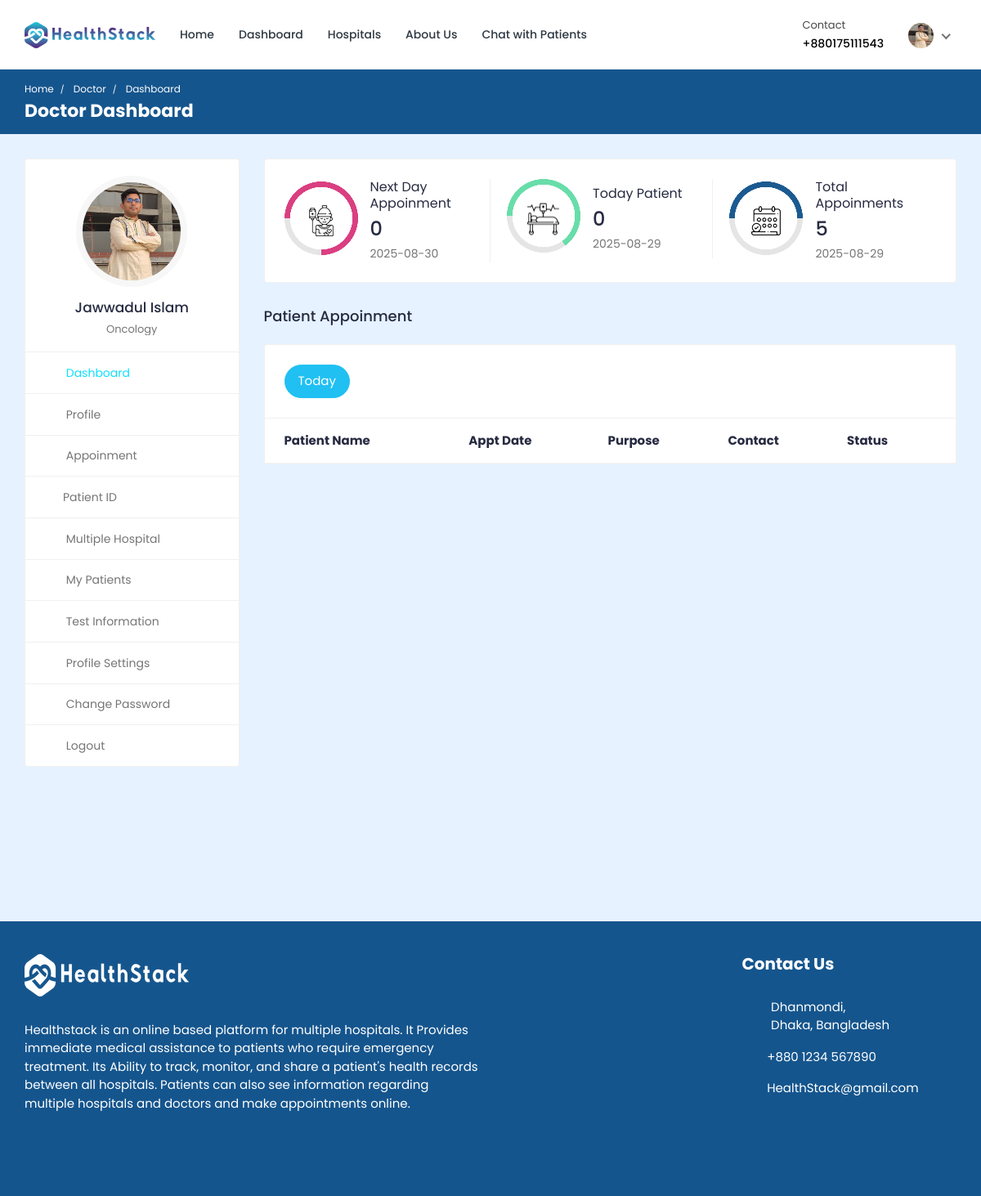
Page /doctor/doctor-dashboard/ (signed in) on the committed database.
### doctor/models.py (models this page shows, shortened)
class Doctor_Information(models.Model):
    DOCTOR_TYPE = (
        ('Cardiologists', 'Cardiologists'),
        ('Neurologists', 'Neurologists'),
        ('Pediatricians', 'Pediatricians'),
        ('Physiatrists', 'Physiatrists'),
        ('Dermatologists', 'Dermatologists'),
    )
    doctor_id = models.AutoField(primary_key=True)
    user = models.OneToOneField(User, on_delete=models.CASCADE, null=True, blank=True, related_name='profile')
    name = models.CharField(max_length=200, null=True, blank=True)
    username = models.CharField(max_length=200, null=True, blank=True)
    gender = models.CharField(max_length=200, null=True, blank=True)
    description = models.TextField(max_length=1000, null=True, blank=True)
    department = models.CharField(max_length=200, choices=DOCTOR_TYPE, null=True, blank=True)
    department_name = models.ForeignKey(hospital_department, on_delete=models.SET_NULL, null=True, blank=True)
    specialization = models.ForeignKey(specialization, on_delete=models.SET_NULL, null=True, blank=True)
    featured_image = models.ImageField(upload_to='doctors/', default='doctors/user-default.png', null=True, blank=True)
    certificate_image = models.ImageField(upload_to='doctors_certificate/', default='doctors_certificate/default.png', null=True, blank=True)
    email = models.EmailField(max_length=200, null=True, blank=True)
    phone_number = models.CharField(max_length=200, null=True, blank=True)
    nid = models.CharField(max_length=200, null=True, blank=True)
    visiting_hour = models.CharField(max_length=200, null=True, blank=True)
    consultation_fee = models.IntegerField(null=True, blank=True)
    report_fee = models.IntegerField(null=True, blank=True)
    dob = models.CharField(max_length=200, null=True, blank=True)
    institute = models.CharField(max_length=200, null=True, blank=True)
    degree = models.CharField(max_length=200, null=True, blank=True)
    completion_year = models.CharField(max_length=200, null=True, blank=True)
    work_place = models.CharField(max_length=200, null=True, blank=True)
    designation = models.CharField(max_length=200, null=True, blank=True)
    start_year = models.CharField(max_length=200, null=True, blank=True)
    end_year = models.CharField(max_length=200, null=True, blank=True)
    register_status =  models.CharField(max_length=200, null=True, blank=True)
    hospital_name = models.ForeignKey(Hospital_Information, on_delete=models.SET_NULL, null=True, blank=True)

### hospital_admin/models.py (models this page shows, shortened)
class specialization(models.Model):
    specialization_id = models.AutoField(primary_key=True)
    specialization_name = models.CharField(max_length=200, null=True, blank=True)
    hospital = models.ForeignKey(Hospital_Information, on_delete=models.CASCADE, null=True, blank=True)

### doctor/views.py (the view)
# urls.py: path('doctor-dashboard/',views.doctor_dashboard, name='doctor-dashboard'),
@csrf_exempt
@login_required(login_url="doctor-login")
@cache_control(no_cache=True, must_revalidate=True, no_store=True)
def doctor_dashboard(request):
        if request.user.is_authenticated:
            if request.user.is_doctor:
                doctor = Doctor_Information.objects.get(user=request.user)
                current_date = datetime.date.today()
                current_date_str = str(current_date)
                today_appointments = Appointment.objects.filter(date=current_date_str).filter(doctor=doctor).filter(appointment_status='confirmed')
                next_date = current_date + datetime.timedelta(days=1) # next days date
                next_date_str = str(next_date)
                next_days_appointment = Appointment.objects.filter(date=next_date_str).filter(doctor=doctor).filter(Q(appointment_status='pending') | Q(appointment_status='confirmed')).count()
                today_patient_count = Appointment.objects.filter(date=current_date_str).filter(doctor=doctor).annotate(count=Count('patient'))
                total_appointments_count = Appointment.objects.filter(doctor=doctor).annotate(count=Count('id'))
            else:
                return redirect('doctor-logout')
            context = {'doctor': doctor, 'today_appointments': today_appointments, 'today_patient_count': today_patient_count, 'total_appointments_count': total_appointments_count, 'next_days_appointment': next_days_appointment, 'current_date': current_date_str, 'next_date': next_date_str}
            return render(request, 'doctor-dashboard.html', context)
        else:
            return redirect('doctor-login')

### templates/doctor-dashboard.html (shortened to what this page needs)
{% load static %}
<!DOCTYPE html>
<html lang="en">
  <head>
    <link
      rel="stylesheet"
      href="{% static 'HealthStack-System/css/Normal/bootstrap.min.css' %}"
    />
    <link
      rel="stylesheet"
      href="{% static 'HealthStack-System/plugins/Normal/fontawesome/css/fontawesome.min.css' %}"
    />
    <link
      rel="stylesheet"
      href="{% static 'HealthStack-System/plugins/Normal/fontawesome/css/all.min.css' %}"
    />
    <link
      rel="stylesheet"
      href="{% static 'HealthStack-System/css/Normal/style.css' %}"
    />
  </head>
  <body>
  {% if user.is_authenticated %}
    <div class="main-wrapper">
      <header class="header">{% include 'doctor-navbar.html' %}</header>
      <div class="breadcrumb-bar">
        <div class="container-fluid">
          <div class="row align-items-center">
            <div class="col-md-12 col-12">
              <nav aria-label="breadcrumb" class="page-breadcrumb">
                <ol class="breadcrumb">
                  <li class="breadcrumb-item">
                    <a href="{% url 'hospital_home'%}">Home</a>
                  </li>
                  <li class="breadcrumb-item active" aria-current="page">
                    Doctor
                  </li>
                  <li class="breadcrumb-item active" aria-current="page">
                    Dashboard
                  </li>
                </ol>
              </nav>
              <h2 class="breadcrumb-title">Doctor Dashboard</h2>{% include 'message.html' %}
            </div>
          </div>
        </div>
      </div>
      <div class="content">
        <div class="container-fluid">
          <div class="row">
            <div class="col-md-5 col-lg-4 col-xl-3 theiaStickySidebar">
              <div>{% include 'doctor-sidebar.html' %}</div>
            </div>
            <div class="col-md-7 col-lg-8 col-xl-9">
              <div class="row">
                <div class="col-md-12">
                  <div class="card dash-card">
                    <div class="card-body">
                      <div class="row">
                        <div class="col-md-12 col-lg-4">
                          <div class="dash-widget dct-border-rht">
                            <div class="circle-bar circle-bar1">
                              <div class="circle-graph1" data-percent="75">
                                <img
                                  src="{% static 'HealthStack-System/images/Normal/icon-01.png' %}"
                                  class="img-fluid"
                                  alt="patient"
                                />
                              </div>
                            </div>
                            <div class="dash-widget-info">
                              <h6>Next Day Appoinment</h6>
                              <h3>{{next_days_appointment}}</h3>
                              <p class="text-muted">{{next_date}}</p>
                            </div>
                          </div>
                        </div>
                        <div class="col-md-12 col-lg-4">
                          <div class="dash-widget dct-border-rht">
                            <div class="circle-bar circle-bar2">
                              <div class="circle-graph2" data-percent="65">
                                <img
                                  src="{% static 'HealthStack-System/images/Normal/icon-02.png' %}"
                                  class="img-fluid"
                                  alt="Patient"
                                />
                              </div>
                            </div>
                            <div class="dash-widget-info">
                              <h6>Today Patient</h6>
                              <h3>{{today_patient_count.count}}</h3>
                              <p class="text-muted">{{current_date}}</p>
                            </div>
                          </div>
                        </div>
                        <div class="col-md-12 col-lg-4">
                          <div class="dash-widget">
                            <div class="circle-bar circle-bar3">
                              <div class="circle-graph3" data-percent="50">
                                <img
                                  src="{% static 'HealthStack-System/images/Normal/icon-03.png' %}"
                                  class="img-fluid"
                                  alt="Patient"
                                />
                              </div>
                            </div>
                            <div class="dash-widget-info">
                              <h6>Total Appoinments</h6>
                              <h3>{{total_appointments_count.count}}</h3>
                              <p class="text-muted">{{current_date}}</p>
                            </div>
                          </div>
                        </div>
                      </div>
                    </div>
                  </div>
                </div>
              </div>
              <div class="row">
                <div class="col-md-12">
                  <h4 class="mb-4">Patient Appoinment</h4>
                  <div class="appointment-tab">
                    <ul class="nav nav-tabs nav-tabs-solid nav-tabs-rounded">
                      <li class="nav-item">
                        <a
                          class="nav-link active"
                          href="#today-appointments"
                          data-toggle="tab"
                          >Today</a
                        >
                      </li>
                    </ul>
                      <div class="tab-pane" id="today-appointments">
                        <div class="card card-table mb-0">
                          <div class="card-body">
                            <div class="table-responsive">
                              <table
                                class="table table-hover table-center mb-0"
                              >
                                <thead>
                                  <tr>
                                    <th>Patient Name</th>
                                    <th>Appt Date</th>
                                    <th>Purpose</th>
                                    <th>Contact</th>
                                    <th>Status</th>
                                  </tr>
                                </thead>
                              </table>
                            </div>
                          </div>
                        </div>
                      </div>
                    </div>
                  </div>
                </div>
              </div>
            </div>
          </div>
        </div>
      </div>
      {% include 'footer.html' %}
  {% else %}
  <p> You are not logged in </p>
  {% endif %}
  </body>
</html>

### templates/doctor-navbar.html (shortened to what this page needs)
{% load static %}
<nav class="navbar navbar-expand-lg header-nav">
  <div class="navbar-header">
    <a href="{% url 'hospital_home'%}" class="navbar-brand logo">
      <img
        src="{% static 'HealthStack-System/images/Normal/logo.jpg' %}"
        class="img-fluid"
        alt="Logo"
      />
    </a>
  </div>
  <div class="main-menu-wrapper">
    <ul class="main-nav">
      <li>
        <a href="{% url 'hospital_home'%}">Home</a>
      </li>
      <li>
        <a href="{% url 'doctor-dashboard'%}">Dashboard</a>
      </li>
      <li><a href="{% url 'multiple-hospital' %}" style="text-decoration: none;">Hospitals</a></li>
      <li>
        <a href="{% url 'about-us'%}">About Us</a>
      </li>
      <li>
        <a href="{% url 'chat-home' pk=user.id %}">Chat with Patients</a>
      </li>
    </ul>
  </div>
  <ul class="nav header-navbar-rht">
    <li class="nav-item contact-item">
      <div class="header-contact-img">
        <i class="far fa-hospital"></i>
      </div>
      <div class="header-contact-detail">
        <p class="contact-header">Contact</p>
        <p class="contact-info-header">+88{{doctor.phone_number}}</p>
      </div>
    </li>
    <li class="nav-item dropdown has-arrow logged-item">
      <a href="#" class="dropdown-toggle nav-link" data-toggle="dropdown">
        <span class="user-img">
          <img
            class="rounded-circle"
            src="{{ doctor.featured_image.url }}"
            width="31"
            alt="Darren Elder"
          />
        </span>
      </a>
    </li>
  </ul>
</nav>

### templates/doctor-sidebar.html (shortened to what this page needs)
{% load static %}
<div class="profile-sidebar">
  <div class="widget-profile pro-widget-content">
    <div class="profile-info-widget">
      <a href="#" class="booking-doc-img">
        <img
          src="{{ doctor.featured_image.url }}"
          alt="User Image"
        />
      </a>
      <div class="profile-det-info">
        <h3>{{ doctor.name }}</h3>
        <div class="patient-details">
          <h5 class="mb-0">{{doctor.specialization.specialization_name}}</h5>
        </div>
      </div>
    </div>
  </div>
  <div class="dashboard-widget">
    <nav class="dashboard-menu sidebar">
      <ul>
        <li class="active">
          <a href="{% url 'doctor-dashboard' %}">
            <i class="fas fa-columns"></i>
            <span>Dashboard</span>
          </a>
        </li>
        <li>
        <a href="{% url 'doctor-profile' pk=doctor.doctor_id %}">
          <i class="fas fa-user"></i>
          <span>Profile</span>
        </a>
      </li>
        <li>
          <a href="{% url 'appointments'%}">
            <i class="fas fa-user-circle"></i>
            <span>Appoinment</span>
          </a>
        </li>
        <li class="nav-item has-submenu">
            <a href="#" class="nav-link"><i class="fas fa-search"></i><span>Patient ID</span></a>
        </li>
        <li>
          <a href="{% url 'multiple-hospital' %}">
            <i class="fas fa-hospital"></i>
            <span>Multiple Hospital</span>
          </a>
      </li>
        <li>
          <a href="{% url 'my-patients' %}">
            <i class="fas fa-user-injured"></i>
            <span>My Patients</span>
          </a>
        </li>
        <li>
          <a href="{% url 'doctor-test-list'%}" target="_blank">
            <i class="fas fa-hourglass-start"></i>
            <span>Test Information</span>
          </a>
        </li>
        <li>
          <a
            href="{% url 'doctor-profile-settings' %}"
          >
            <i class="fas fa-user-cog"></i>
            <span>Profile Settings</span>
          </a>
        </li>
        <li>
          <a href="{% url 'doctor-change-password' pk=user.id%}">
            <i class="fas fa-lock"></i>
            <span>Change Password</span>
          </a>
        </li>
        <li>
          <a href="{% url 'doctor-logout'%}">
            <i class="fas fa-sign-out-alt"></i>
            <span>Logout</span>
          </a>
        </li>
      </ul>
    </nav>
  </div>
</div>

### rows in the picture
Doctor_Information: phone_number "0175111543", featured_image (picture), name "Jawwadul Islam", specialization.specialization_name "Oncology"

### other values in the picture
{{ next_days_appointment }} "0"
{{ next_date }} "2025-08-30"
{{ today_patient_count.count }} "0"
{{ current_date }} "2025-08-29"
{{ total_appointments_count.count }} "5"
